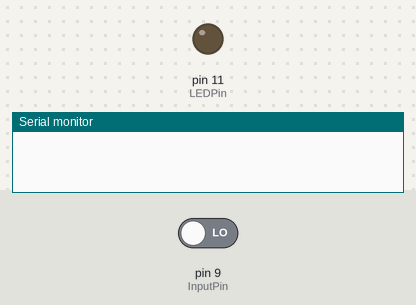
Bench run of a sketch on a simulated Arduino Uno, built with avr-gcc and run on an emulated ATmega328P. Parts: output pins drawn as LEDs (lit = HIGH), the last lines printed to the serial monitor. Dashed ring = blinking. The test bench sets the inputs (shaded band); at power-on: pin 9 (InputPin) LOW.

Above: at 1.2 s.
1.3 s: pin 9 (InputPin) driven HIGH
At 1.55 s:
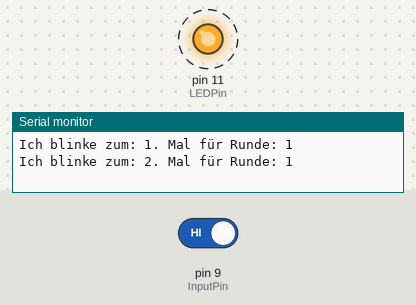
4.3 s: pin 9 (InputPin) driven LOW
At 6.4 s:
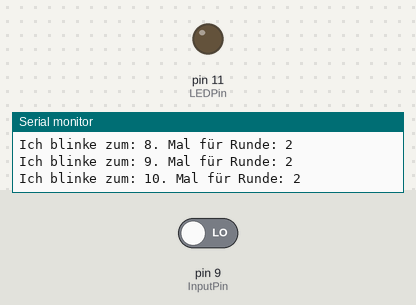
Timing chart, 0 to 7.9 s (numbered marks = the images above; inputs shaded):
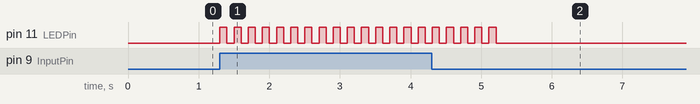

Measured:
- after the input at 1.3 s, pin 11 (LEDPin): alternates HIGH for 0.10 s and LOW for 0.10 s, starting at once
- after the input at 4.3 s, pin 11 (LEDPin): goes on until 5.2 s, then stays LOW

The sketch:

10malBlincken.ino
```cpp
int InputPin = 9;
int LEDPin = 11;
int wieOftWurdeTasteGedrueckt = 0;

void setup() {
// put your setup code here, to run once:
Serial.begin(9600);
pinMode(InputPin,INPUT);
pinMode(LEDPin,OUTPUT);
}

void loop() {
  if (digitalRead(InputPin)) {
    wieOftWurdeTasteGedrueckt++;
    if (wieOftWurdeTasteGedrueckt <= 5 ) {
      for(int i=0; i<10; i++) {
        Serial.println("Ich blinke zum: " + String(i+1)+". Mal für Runde: "+String(wieOftWurdeTasteGedrueckt));
        digitalWrite(LEDPin,HIGH);
        delay(100);
        digitalWrite(LEDPin,LOW);
        delay(100);
      }
    } else {
      Serial.println("Du darfst höchstens 5 Mal drücken");
    }
  }
}
```
